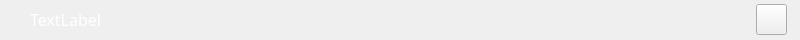
<?xml version="1.0" encoding="UTF-8"?>
<ui version="4.0">
 <class>TitleBarWidget</class>
 <widget class="QWidget" name="TitleBarWidget">
  <property name="geometry">
   <rect>
    <x>0</x>
    <y>0</y>
    <width>800</width>
    <height>40</height>
   </rect>
  </property>
  <property name="minimumSize">
   <size>
    <width>0</width>
    <height>40</height>
   </size>
  </property>
  <property name="maximumSize">
   <size>
    <width>16777215</width>
    <height>16777215</height>
   </size>
  </property>
  <property name="sizeIncrement">
   <size>
    <width>80</width>
    <height>4</height>
   </size>
  </property>
  <property name="baseSize">
   <size>
    <width>800</width>
    <height>40</height>
   </size>
  </property>
  <property name="windowTitle">
   <string>TitleBarWidget</string>
  </property>
  <property name="styleSheet">
   <string notr="true"/>
  </property>
  <layout class="QHBoxLayout" name="horizontalLayout">
   <property name="spacing">
    <number>0</number>
   </property>
   <property name="leftMargin">
    <number>0</number>
   </property>
   <property name="topMargin">
    <number>0</number>
   </property>
   <property name="rightMargin">
    <number>0</number>
   </property>
   <property name="bottomMargin">
    <number>0</number>
   </property>
   <item>
    <widget class="QWidget" name="titleWidget" native="true">
     <property name="styleSheet">
      <string notr="true">QWidget#titleWidget{
	border-image: url(:/shareImages/title_bar.png);
}</string>
     </property>
     <layout class="QHBoxLayout" name="horizontalLayout_2">
      <property name="spacing">
       <number>0</number>
      </property>
      <property name="leftMargin">
       <number>30</number>
      </property>
      <property name="topMargin">
       <number>4</number>
      </property>
      <property name="rightMargin">
       <number>13</number>
      </property>
      <property name="bottomMargin">
       <number>5</number>
      </property>
      <item>
       <widget class="QLabel" name="titleLabel">
        <property name="font">
         <font>
          <family>微软雅黑</family>
          <pointsize>-1</pointsize>
         </font>
        </property>
        <property name="styleSheet">
         <string notr="true">QLabel#titleLabel {
	font-size: 16px;
	color: rgb(255, 255, 255);
	font-family:&quot;微软雅黑&quot;;
}</string>
        </property>
        <property name="text">
         <string>TextLabel</string>
        </property>
       </widget>
      </item>
      <item>
       <spacer name="horizontalSpacer">
        <property name="orientation">
         <enum>Qt::Horizontal</enum>
        </property>
        <property name="sizeHint" stdset="0">
         <size>
          <width>912</width>
          <height>20</height>
         </size>
        </property>
       </spacer>
      </item>
      <item>
       <widget class="QPushButton" name="closeButton">
        <property name="sizePolicy">
         <sizepolicy hsizetype="Minimum" vsizetype="Expanding">
          <horstretch>0</horstretch>
          <verstretch>0</verstretch>
         </sizepolicy>
        </property>
        <property name="minimumSize">
         <size>
          <width>31</width>
          <height>31</height>
         </size>
        </property>
        <property name="maximumSize">
         <size>
          <width>31</width>
          <height>31</height>
         </size>
        </property>
        <property name="focusPolicy">
         <enum>Qt::NoFocus</enum>
        </property>
        <property name="styleSheet">
         <string notr="true">QPushButton{
	border-image: url(:/shareImages/close.png);
}

QPushButton:pressed{
	
	border-image: url(:/shareImages/close_press.png);
}
</string>
        </property>
        <property name="text">
         <string/>
        </property>
       </widget>
      </item>
     </layout>
    </widget>
   </item>
  </layout>
 </widget>
 <layoutdefault spacing="6" margin="11"/>
 <resources/>
 <connections/>
</ui>
